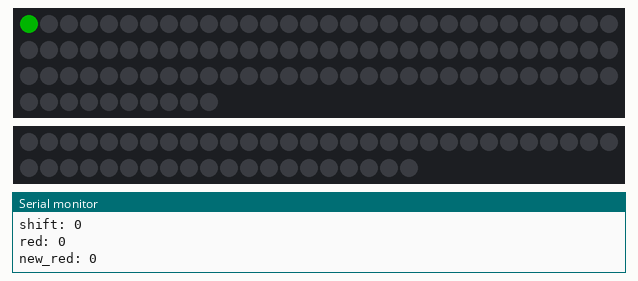
Recording of a sketch running on a simulated Arduino Uno, built with avr-gcc and run on an emulated ATmega328P. Parts: 100 RGB LEDs in strip order, left to right, continuing on the next row, 50 RGB LEDs in strip order, left to right, continuing on the next row, the last lines printed to the serial monitor. Dim RGB values are drawn brighter than linear; the strip is taken to match the declared colour order.

Above: at 0.06 s.
At 5.2 s:
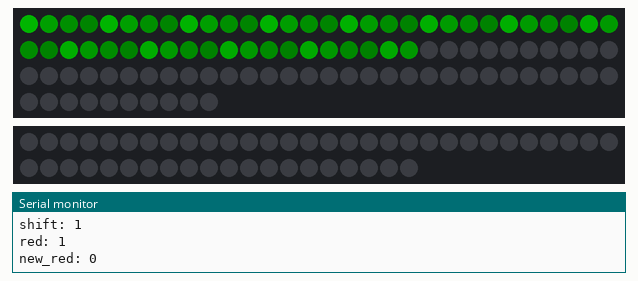
At 10.45 s:
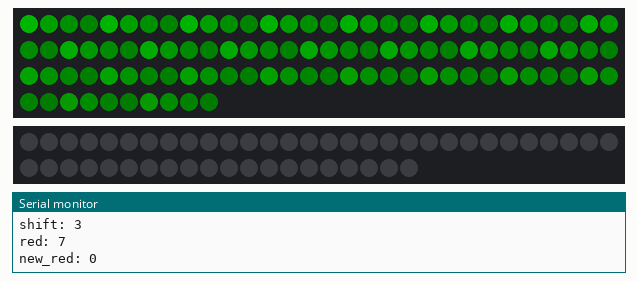
At 20.03 s:
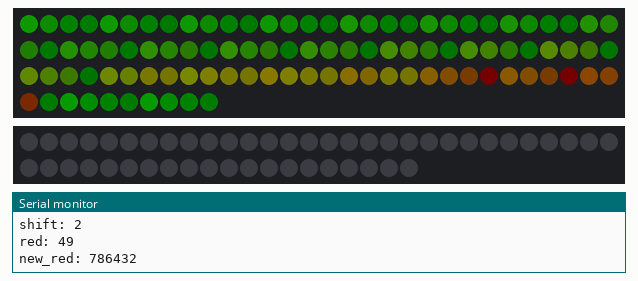
At 27.92 s:
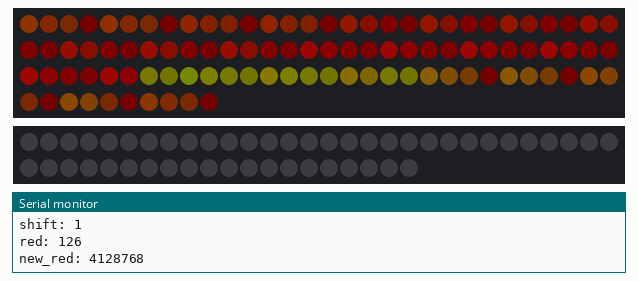
At 39.94 s:
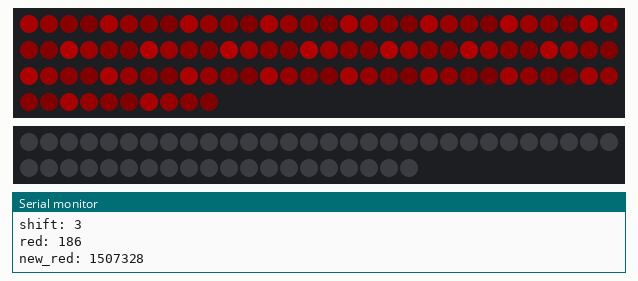

The sketch:

color_cycle.ino
```cpp
#include <Adafruit_NeoPixel.h>

#define PIN 5


extern const uint8_t gamma[];

Adafruit_NeoPixel strip = Adafruit_NeoPixel(100, PIN, NEO_BRG + NEO_KHZ800);

Adafruit_NeoPixel strip2 = Adafruit_NeoPixel(50, 8, NEO_BRG + NEO_KHZ800);

void setup() {

   strip.begin();
   strip.show(); // Initialize all pixels to 'off'
   strip.setBrightness(64);

   strip2.begin();
   strip2.show();

   Serial.begin(9600);

}


void loop(){

   int pixel = 0;

   for (int pos=0; pos<256; pos++){


      uint32_t maxb = 255;

      for (uint32_t i=0; i<4; i++){

         uint32_t color = Wheel(pos);
         uint32_t adjColor = adjustBrightness(color, i);

         strip.setPixelColor(pixel++, adjColor);
            //strip.setPixelColor(1, i, 0, 0);
         strip.show();
         delay(100);

         if (pixel > 99                                                                                                                                                                                                                                                                                                                                                                                                                                                                                                                                                                                                                                                                                                                                                                                                                                                                                                                                                                                                                                                                                                                                                                                                                                                                                                                                                                                                                                                                                                                                                                                                                                                                                                                                                                                                                                                                                                                                                                                                                                                                                                                                                                                                                                                                                                                                                                                                                                                                                                                                                                                                                                                                                                                                                                                                                                                                                                                                                                                                                                                                                                                                                                                                                                                                                                                                                                                                                                                                                                                                                                                                                                                                                                                                                                                                                                                                                                                                                                                                                                                                                                                                                                                                                                                                                                                                                                                                                                                                                                                                                                                                                                                                                                                                                                                                                                                                                                                                                                                                                                                                                                                                                                                                                                                                                                                                                                                                                                                                                                                                                                                                                                                                                                                                                                                                                                                                                                                                                                                                                                                                                                                                                                                                                                                                                                                                                                                                                                                                                                                                                                                                                                                                                                                                                                                                                                                                                                                                                                                                                                                                                                                                                                                                                                                                                                                                                                                                                                                                                                                                                                                                                                                                                                                                                                                                                                                                                                                                                                                                                                                                      ){
            pixel = 0;
            }

//         Serial.println(pixel);
//         Serial.println(color);
         Serial.print("adj bright: ");
         Serial.println(adjColor);

      }

  //       delay(3000);


   }

}

uint32_t adjustBrightness(uint32_t color, uint32_t shift){

   Serial.print("shift: ");
   Serial.println(shift);

   uint32_t new_red = ((color >> 16)  & 0xFF) >> shift;
   uint32_t new_grn = ((color >> 8)  & 0xFF) >> shift;
   uint32_t new_blu = (color & 0xFF) >> shift;

   Serial.print("red: ");
   Serial.println(((color >> 16)  & 0xFF));
   Serial.print("new_red: ");
   Serial.println(new_red<<16);

   return (new_red << 16) + (new_grn << 8) + new_blu;


}

// Input a value 0 to 255 to get a color value.
// The colours are a transition r - g - b - back to r.
uint32_t Wheel(byte WheelPos) {
  if(WheelPos < 85) {
   return strip.Color(pgm_read_byte(&gamma[WheelPos * 3]), pgm_read_byte(&gamma[255 - WheelPos * 3]), 0);
  } else if(WheelPos < 170) {
   WheelPos -= 85;
   return strip.Color(pgm_read_byte(&gamma[255 - WheelPos * 3]), 0, pgm_read_byte(&gamma[WheelPos * 3]));
  } else {
   WheelPos -= 170;
   return strip.Color(0, pgm_read_byte(&gamma[WheelPos * 3]), pgm_read_byte(&gamma[255 - WheelPos * 3]));
  }
}


const uint8_t PROGMEM gamma[] = {
    0,  0,  0,  0,  0,  0,  0,  0,  0,  0,  0,  0,  0,  0,  0,  0,
    0,  0,  0,  0,  0,  0,  0,  0,  0,  0,  0,  0,  1,  1,  1,  1,
    1,  1,  1,  1,  1,  1,  1,  1,  1,  2,  2,  2,  2,  2,  2,  2,
    2,  3,  3,  3,  3,  3,  3,  3,  4,  4,  4,  4,  4,  5,  5,  5,
    5,  6,  6,  6,  6,  7,  7,  7,  7,  8,  8,  8,  9,  9,  9, 10,
   10, 10, 11, 11, 11, 12, 12, 13, 13, 13, 14, 14, 15, 15, 16, 16,
   17, 17, 18, 18, 19, 19, 20, 20, 21, 21, 22, 22, 23, 24, 24, 25,
   25, 26, 27, 27, 28, 29, 29, 30, 31, 32, 32, 33, 34, 35, 35, 36,
   37, 38, 39, 39, 40, 41, 42, 43, 44, 45, 46, 47, 48, 49, 50, 50,
   51, 52, 54, 55, 56, 57, 58, 59, 60, 61, 62, 63, 64, 66, 67, 68,
   69, 70, 72, 73, 74, 75, 77, 78, 79, 81, 82, 83, 85, 86, 87, 89,
   90, 92, 93, 95, 96, 98, 99,101,102,104,105,107,109,110,112,114,
  115,117,119,120,122,124,126,127,129,131,133,135,137,138,140,142,
  144,146,148,150,152,154,156,158,160,162,164,167,169,171,173,175,
  177,180,182,184,186,189,191,193,196,198,200,203,205,208,210,213,
  215,218,220,223,225,228,231,233,236,239,241,244,247,249,252,255 };
```
